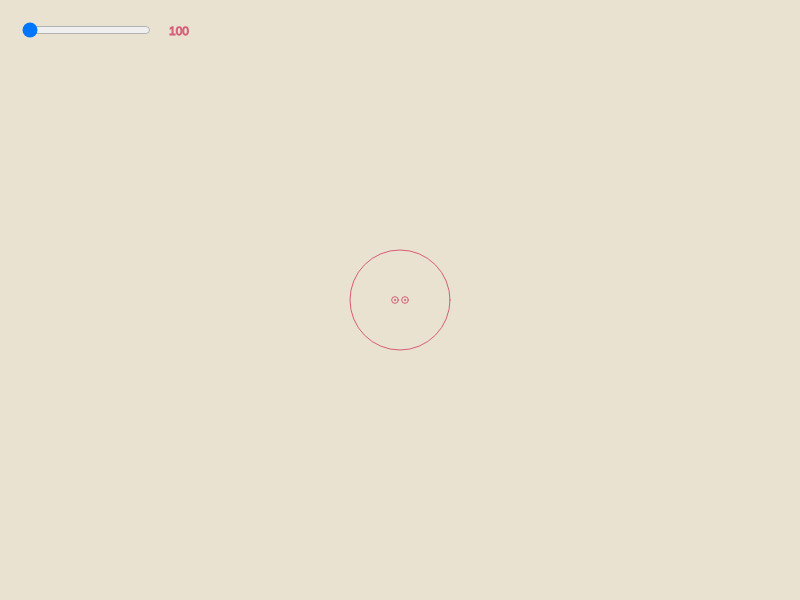
Frame 1 (no input)
Frame 60 (no input): identical to frame 1, image omitted
Frame 120 (the mouse pressed at the canvas centre since frame 60): identical to frame 1, image omitted

The p5.js sketch that drew this single still picture (run headless with seeded random() and noise() and a simulated clock; from frame 60 on, the mouse is pressed at the canvas centre):

// p5.js sketch
// ── sketch.js
var radius;
var a = 0;
var slider;
var speed = 0;

function setup() {
	createCanvas(800, 600);
	stroke("#D45D79");
	fill("#D45D79");

    slider = createSlider(100,800,0,1);
    slider.position(20, 20);

	frameRate(60);
}

function drawCircle(x, y, radius) {
  ellipse(x, y, radius, radius);
  if (radius > 2) {
    radius *= slider.value()/1000;

    // to animate:
    // radius *= slider.value()/1000 + speed;
    
    drawCircle(x + radius/2, y, radius/1.5);
    drawCircle(x - radius/2, y, radius/1.5);
  }
}

function draw() {
    noFill();
    background("#E9E2D0");
    text(slider.value(), slider.x * 2 + slider.width, 35);
    translate(width / 2, height / 2);
    drawCircle(0, 0, slider.value());
    if (speed + slider.value()/1000 < 0.9) {
        speed += 0.01;
    }
}
